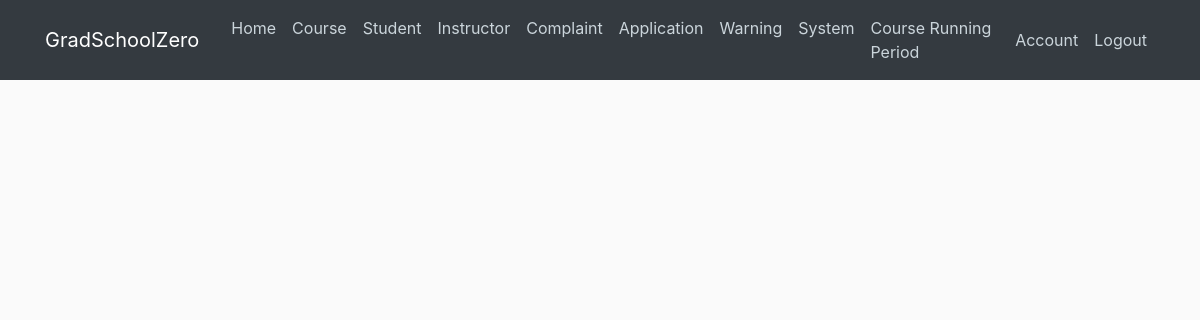
Before: /admin/review-warning (signed in) with the older database file.
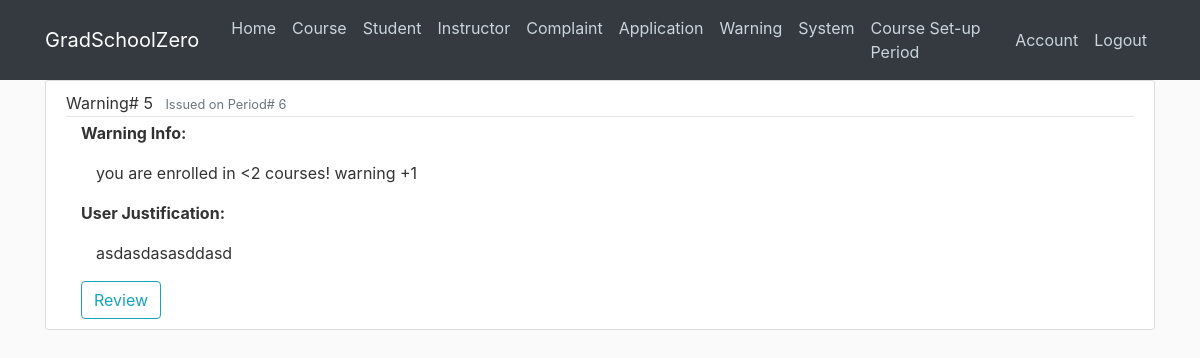
After: the same page with the newer database file.
### cunyzero/models.py (models this page shows, shortened)
class Period(db.Model):#set-up, registration, running, or grading period
    id = db.Column(db.Integer, primary_key=True)
    period = db.Column(db.Integer, nullable = False, default=0)#periods passed
    def getPeriodName(self):# returns set-up, registration, running, or grading period
        remainder = self.period % 4
        if remainder==0:
            return "Course Set-up Period"
        if remainder==1:
            return "Course Registration Period"
        if remainder==2:
            return "Course Running Period"
        if remainder==3:
            return "Grading Period"

class Warning(db.Model):
    id = db.Column(db.Integer, primary_key=True)
    userId = db.Column(db.Integer, db.ForeignKey('student.ownerId'), db.ForeignKey('instructor.ownerId'), nullable=False)
    message = db.Column(db.Text, nullable=False, default='')
    semesterWarned = db.Column(db.Integer, nullable=False, default=0)# period/semester warning was sent
    justification = db.Column(db.Text, nullable=False, default='')# if null then admin dont need to process it
    result = db.Column(db.Text, nullable=False, default='') # if result=='' warning is not yet processed, else has the processed result

### cunyzero/routes.py (the view)
@app.route('/admin/review-warning', methods=['GET', 'POST'])
def review_warning_page():#show all warnings admin need to review
    if current_user.role!="Admin":
        return redirect(url_for('home'))
    form = JustifyWarningForm()
    warnings = Warning.query.all()
    warningsWithJustification = [warning for warning in warnings if warning.justification!='' and warning.result=='']
    return render_template("user-warning.html", form=form, warnings=warningsWithJustification)

### cunyzero/models.py (called while the page is built)
@login_manager.user_loader
def load_user(user_id):
    return User.query.get(int(user_id))

    def getPeriodName(self):
        return Period.query.all()[0].getPeriodName()

### cunyzero/templates/user-warning.html
{% extends "layout.html"%}
{% block content %}
{% for warning in warnings%}
<article class="media content-section">
    <div class="media-body">
      <div class="article-metadata">
        <a class="mr-2" >Warning# {{warning.id}}</a>
        <small class="text-muted">Issued on Period# {{warning.semesterWarned}}</small>
      </div>
        <div class="container">
            <strong><p class="article-content">Warning Info: </p></strong>
            <div class=container><p class="article-content">{{warning.message}}</p></div>
            <strong><p class="article-content">User Justification: </p></strong>
            {% if warning.justification %}
                <div class="container"><p class="article-content">{{warning.justification}}</p></div>
            {% else %}
                <div class="container"><p class="article-content">None</p></div>
            {% endif %}
            {% if warning.result== '' %}
                {% if current_user.role == 'Instructor' or current_user.role == 'Student' %}
                    <strong><p>Admin Ruling</p></strong>
                    <div class="container"><p>Pending</p></div>
                    <a class="btn btn-outline-info" style="text-decoration: none;" href="{{url_for('warning_page',userId=warning.userId,warningId=warning.id)}}">
                        Update Justification
                    </a>
                {% elif current_user.role == 'Admin' %}
                    <a class="btn btn-outline-info" style="text-decoration: none;" href="{{url_for('warning_page',userId=warning.userId,warningId=warning.id)}}">
                        Review
                    </a>
                {% endif %}
            {% else %}
                <strong><p>Admin Ruling</p></strong>
                <div class="container"><p>{{warning.result}}</p></div>
            {% endif %}
        </div>
      </div>
  </article>
{% endfor %}
{% endblock content %}

### cunyzero/templates/layout.html (shortened to what this page needs)
<!DOCTYPE html>
<html lang="en">
<head>
    <link rel="stylesheet" href="https://maxcdn.bootstrapcdn.com/bootstrap/4.0.0/css/bootstrap.min.css">
    <link rel="stylesheet" type="text/css" href="{{ url_for('static', filename='main.css') }}">
    <link rel="stylesheet" type="text/css" href="{{ url_for('static', filename='uicons-regular-rounded.css') }}">
</head>
<body id="bootstrap-overrides">
    <header class="site-header">
        <nav class="navbar navbar-expand-md navbar-dark bg-dark fixed-top">
            <div class="container">
                <a class="navbar-brand mr-4" href="/">GradSchoolZero</a>
                <div class="collapse navbar-collapse" id="navbarToggle">
                    <div class="navbar-nav mr-auto">
                        <a class="nav-item nav-link" href="{{ url_for('home') }}">Home</a>
                        {% if current_user.is_authenticated %}
                            {% if current_user.role == 'Visitor' %}
                                <a class="nav-item nav-link" href="#">Course</a>
                                <a class="nav-item nav-link" href="#">Instructor</a>
                            {% elif current_user.role == 'Admin' %}
                                <a class="nav-item nav-link" href="{{ url_for('course_manage') }}">Course</a>
                                <a class="nav-item nav-link" href="{{ url_for('student_manage') }}">Student</a>
                                <a class="nav-item nav-link" href="{{ url_for('instructor_manage') }}">Instructor</a>
                                <a class="nav-item nav-link" href="{{ url_for('complaint_manage') }}">Complaint</a>
                                <a class="nav-item nav-link" href="{{ url_for('application_manage') }}">Application</a>
                                <a class="nav-item nav-link" href="{{ url_for('review_warning_page') }}">Warning</a>
                                <a class="nav-item nav-link" href="{{ url_for('change_period') }}">System</a>
                            {% endif %}
                                <a class="nav-item nav-link">{{current_user.getPeriodName()}}</a>
                        {% endif %}
                    </div>
                    <div class="navbar-nav">
                        {% if current_user.is_authenticated %}
                            {% if current_user.role == 'Visitor' %}
                                <a class="nav-item nav-link" href="{{ url_for('enrollment_application') }}">Enrollment</a>
                                <a class="nav-item nav-link" href="{{ url_for('logout') }}">Logout</a>
                            {% else %}
                                <a class="nav-item nav-link" href="{{ url_for('account') }}">Account</a>
                                <a class="nav-item nav-link" href="{{ url_for('logout') }}">Logout</a>
                            {% endif %}
                        {% else %}
                            <a class="nav-item nav-link" href="{{ url_for('login') }}">Login</a>
                            <a class="nav-item nav-link" href="{{ url_for('register') }}">Register</a>
                        {% endif %}
                    </div>
                </div>
            </div>
        </nav>
    </header>
    <main role="main" class="container">
        <div class="row">
            <div class="col-md-12">
                {% block content %}{% endblock %}
            </div>
        </div>
    </main>
</body>
</html>

Changed rows visible on the page:
changed Period: getPeriodName "Course Running Period" → "Course Set-up Period"
added Warning: id "5", semesterWarned "6", message "you are enrolled in <2 courses! warning +1", justification "asdasdasasddasd"
